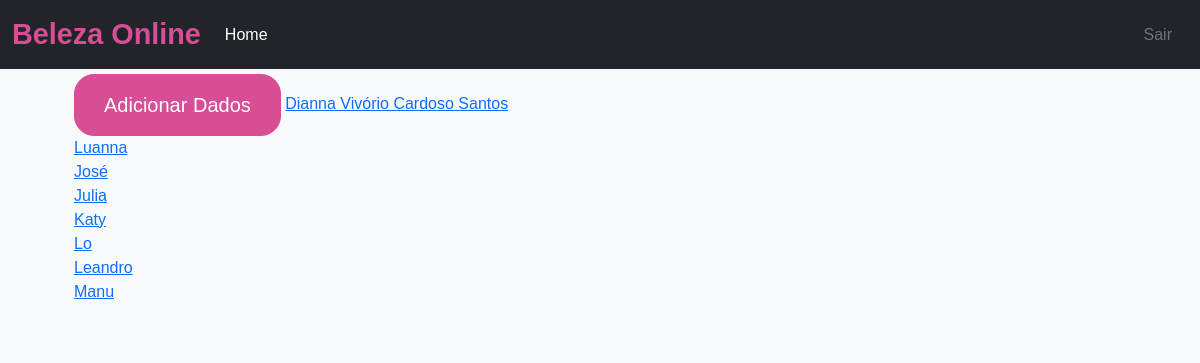
Screenshot of /listar_clientes (signed in) with the database file from the repository.
### app/models.py (models this page shows, shortened)
class Cliente(models.Model):
    nome = models.CharField(max_length=100)
    cpf = models.CharField(max_length=14)
    email = models.EmailField()
    sexo = models.CharField(max_length=1)
    telefone = models.CharField(max_length=20)
    user = models.OneToOneField(User, on_delete=models.CASCADE, null=True, blank=True)  # Permite que 'user' seja nulo

### app/views.py (the view)
# urls.py: path('listar_clientes', views.listar_clientes, name='listar_clientes'),
def listar_clientes(request):
    clientes = Cliente.objects.all()
    return render(request, 'app/listar_clientes.html', {'clientes':clientes})

### app/templates/app/listar_clientes.html
{% extends 'app/base_app.html' %}
{% block content %}
{% load static %}
{% if user.is_authenticated %}
        <h3>Olá {{user.username}}</h3>
    {% else %}
        <p>Você precisa realizar o login</p>
    {% endif %}
    {% if user.is_authenticated %}
                <td>
                    <a class="btn btn-default" href="{% url 'cadastrar_cliente' %}">
                        <button type="button" class="btn btn-secondary btn-lg">Adicionar Dados</button>
                    </a>
                </td>
                {% endif %}
        {% if user.is_superuser %}
        {% for cliente in clientes %}
            <a href="{% url 'detalhar_cliente' id=cliente.id %}">
                {{ cliente.nome }}
            </a>
        <br/>
        {% endfor %}
        {% endif %}
{% endblock %}

### app/templates/app/base_app.html (style rules this page uses)
body { font-family: 'Arial', sans-serif; background-color: #f8f9fa; }
.btn { border-radius: 20px; background-color: #d74e96; color: white; border-color: #d74e96; }

### rows the page displays
Cliente: nome "Dianna Vivório Cardoso Santos"
Cliente: nome "Luanna"
Cliente: nome "José"
Cliente: nome "Julia"
Cliente: nome "Katy"
Cliente: nome "Lo"
Cliente: nome "Leandro"
Cliente: nome "Manu"
